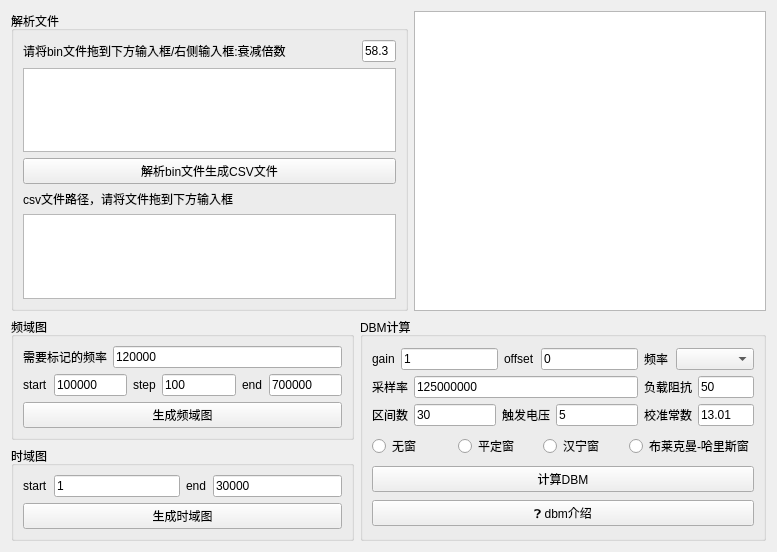
<?xml version="1.0" encoding="UTF-8"?>
<ui version="4.0">
 <class>ui_test</class>
 <widget class="QWidget" name="ui_test">
  <property name="geometry">
   <rect>
    <x>0</x>
    <y>0</y>
    <width>777</width>
    <height>552</height>
   </rect>
  </property>
  <property name="sizePolicy">
   <sizepolicy hsizetype="Maximum" vsizetype="Maximum">
    <horstretch>0</horstretch>
    <verstretch>0</verstretch>
   </sizepolicy>
  </property>
  <property name="minimumSize">
   <size>
    <width>0</width>
    <height>0</height>
   </size>
  </property>
  <property name="windowTitle">
   <string>Version:1_by:zjx</string>
  </property>
  <layout class="QHBoxLayout" name="horizontalLayout_24">
   <item>
    <layout class="QVBoxLayout" name="verticalLayout" stretch="0,0">
     <item>
      <layout class="QHBoxLayout" name="horizontalLayout_5">
       <item>
        <widget class="QGroupBox" name="groupBox">
         <property name="title">
          <string>解析文件</string>
         </property>
         <layout class="QVBoxLayout" name="verticalLayout_12">
          <item>

           <layout class="QVBoxLayout" name="verticalLayout_11">
            <item>
                <layout class="QHBoxLayout" name="horizontalLayout_0613" stretch="10,1">
                    <property name="spacing">
                     <number>2</number>
                    </property>
                    <item>
                     <widget class="QLabel" name="label">
                      <property name="text">
                       <string>请将bin文件拖到下方输入框/右侧输入框:衰减倍数</string>
                      </property>
                     </widget>
                    </item>
                  <item>
                   <widget class="QLineEdit" name="lineEdit_DBM_gain">
                    <property name="text">
                     <string>58.3</string>
                    </property>
                   </widget>
                  </item>
                </layout>
            </item>
            <item>
             <widget class="QTextEdit" name="textEdit_binPath"/>
            </item>
            <item>
             <widget class="QPushButton" name="pushButton_bin">
              <property name="text">
               <string>解析bin文件生成CSV文件</string>
              </property>
             </widget>
            </item>
            <item>
             <widget class="QLabel" name="label_csv">
              <property name="text">
               <string>csv文件路径，请将文件拖到下方输入框</string>
              </property>
             </widget>
            </item>
            <item>
             <widget class="QTextEdit" name="textEdit_csvPath"/>
            </item>
           </layout>

          </item>
         </layout>
        </widget>
       </item>
       <item>
        <widget class="QTextBrowser" name="textBrowser"/>
       </item>
      </layout>
     </item>
     <item>
      <layout class="QVBoxLayout" name="verticalLayout_19" stretch="3">
       <item>
        <layout class="QHBoxLayout" name="horizontalLayout_22">
         <item>
          <layout class="QVBoxLayout" name="verticalLayout_13">
           <item>
            <widget class="QGroupBox" name="groupBox_4">
             <property name="title">
              <string>频域图</string>
             </property>
             <layout class="QVBoxLayout" name="verticalLayout_18">
              <item>
               <layout class="QHBoxLayout" name="horizontalLayout_10">
                <item>
                 <layout class="QVBoxLayout" name="verticalLayout_8">
                  <item>

                   <layout class="QHBoxLayout" name="horizontalLayout_17">
                    <item>
                     <widget class="QLabel" name="label_12">
                      <property name="text">
                       <string>需要标记的频率</string>
                      </property>
                     </widget>
                    </item>
                    <item>
                     <widget class="QLineEdit" name="lineEdit_flag_frep">
                      <property name="text">
                       <string>120000</string>
                      </property>
                     </widget>
                    </item>
                   </layout>

                  </item>
                  <item>
                   <layout class="QHBoxLayout" name="horizontalLayout_15">
                    <item>
                     <layout class="QHBoxLayout" name="horizontalLayout_11">
                      <item>
                       <widget class="QLabel" name="label_6">
                        <property name="text">
                         <string>start</string>
                        </property>
                       </widget>
                      </item>
                      <item>
                       <widget class="QLineEdit" name="lineEdit_start_frep">
                        <property name="text">
                         <string>100000</string>
                        </property>
                       </widget>
                      </item>
                     </layout>
                    </item>
                    <item>
                     <layout class="QHBoxLayout" name="horizontalLayout_13">
                      <item>
                       <widget class="QLabel" name="label_8">
                        <property name="text">
                         <string>step</string>
                        </property>
                       </widget>
                      </item>
                      <item>
                       <widget class="QLineEdit" name="lineEdit_step_frep">
                        <property name="text">
                         <string>100</string>
                        </property>
                       </widget>
                      </item>
                     </layout>
                    </item>
                    <item>
                     <layout class="QHBoxLayout" name="horizontalLayout_14">
                      <item>
                       <widget class="QLabel" name="label_7">
                        <property name="text">
                         <string>end</string>
                        </property>
                       </widget>
                      </item>
                      <item>
                       <widget class="QLineEdit" name="lineEdit_end_frep">
                        <property name="text">
                         <string>700000</string>
                        </property>
                       </widget>
                      </item>
                     </layout>
                    </item>
                   </layout>
                  </item>
                  <item>
                   <widget class="QPushButton" name="pushButton_frep">
                    <property name="text">
                     <string>生成频域图</string>
                    </property>
                   </widget>
                  </item>
                 </layout>
                </item>
               </layout>
              </item>
             </layout>
            </widget>
           </item>
           <item>
            <widget class="QGroupBox" name="groupBox_2">
             <property name="title">
              <string>时域图</string>
             </property>
             <layout class="QVBoxLayout" name="verticalLayout_14">
              <item>
               <layout class="QVBoxLayout" name="verticalLayout_7">
                <item>
                 <layout class="QHBoxLayout" name="horizontalLayout_9">
                  <item>
                   <layout class="QHBoxLayout" name="horizontalLayout_8">
                    <item>
                     <widget class="QLabel" name="label_3">
                      <property name="text">
                       <string>start</string>
                      </property>
                     </widget>
                    </item>
                    <item>
                     <widget class="QLineEdit" name="lineEdit_start">
                      <property name="text">
                       <string>1</string>
                      </property>
                     </widget>
                    </item>
                   </layout>
                  </item>
                  <item>
                   <layout class="QHBoxLayout" name="horizontalLayout_6">
                    <item>
                     <widget class="QLabel" name="label_4">
                      <property name="text">
                       <string>end</string>
                      </property>
                     </widget>
                    </item>
                    <item>
                     <widget class="QLineEdit" name="lineEdit_end">
                      <property name="text">
                       <string>30000</string>
                      </property>
                     </widget>
                    </item>
                   </layout>
                  </item>
                 </layout>
                </item>
                <item>
                 <widget class="QPushButton" name="pushButton_time">
                  <property name="text">
                   <string>生成时域图</string>
                  </property>
                 </widget>
                </item>
               </layout>
              </item>
             </layout>
            </widget>
           </item>
          </layout>
         </item>
         <item>
          <widget class="QGroupBox" name="groupBox_3">
           <property name="title">
            <string>DBM计算</string>
           </property>
           <layout class="QVBoxLayout" name="verticalLayout_3">
            <item>
             <layout class="QHBoxLayout" name="horizontalLayout_21">
              <item>
               <layout class="QVBoxLayout" name="verticalLayout_16">
                <item>
                 <layout class="QHBoxLayout" name="horizontalLayout_3">
                  <item>
                   <widget class="QLabel" name="label_frep_gain1">
                    <property name="text">
                     <string>gain</string>
                    </property>
                   </widget>
                  </item>
                  <item>
                   <widget class="QLineEdit" name="lineEdit_gain1">
                    <property name="text">
                     <string>1</string>
                    </property>
                   </widget>
                  </item>
                  <item>
                   <widget class="QLabel" name="label_offset">
                    <property name="text">
                     <string>offset</string>
                    </property>
                   </widget>
                  </item>
                  <item>
                   <widget class="QLineEdit" name="lineEdit_offset">
                    <property name="text">
                     <string>0</string>
                    </property>
                   </widget>
                  </item>
                 </layout>
                </item>
                <item>
                 <layout class="QVBoxLayout" name="verticalLayout_10">
                  <item>
                   <layout class="QHBoxLayout" name="horizontalLayout_2">
                    <item>
                     <widget class="QLabel" name="label_9">
                      <property name="text">
                       <string>采样率</string>
                      </property>
                     </widget>
                    </item>
                    <item>
                     <widget class="QLineEdit" name="lineEdit_sample_rate">
                      <property name="text">
                       <string>125000000</string>
                      </property>
                     </widget>
                    </item>
                   </layout>
                  </item>
                  <item>
                   <layout class="QHBoxLayout" name="horizontalLayout_16">
                    <item>
                     <layout class="QHBoxLayout" name="horizontalLayout_12">
                      <item>
                       <widget class="QLabel" name="label_11">
                        <property name="text">
                         <string>区间数</string>
                        </property>
                       </widget>
                      </item>
                      <item>
                       <widget class="QLineEdit" name="lineEdit_intervalCount">
                        <property name="text">
                         <string>30</string>
                        </property>
                       </widget>
                      </item>
                     </layout>
                    </item>
                    <item>
                     <layout class="QHBoxLayout" name="horizontalLayout_4">
                      <item>
                       <widget class="QLabel" name="label_10">
                        <property name="text">
                         <string>触发电压</string>
                        </property>
                       </widget>
                      </item>
                      <item>
                       <widget class="QLineEdit" name="lineEdit_referVolt">
                        <property name="text">
                         <string>5</string>
                        </property>
                       </widget>
                      </item>
                     </layout>
                    </item>
                   </layout>
                  </item>
                 </layout>
                </item>
               </layout>
              </item>
              <item>
               <layout class="QVBoxLayout" name="verticalLayout_15">
                <item>
                 <layout class="QHBoxLayout" name="horizontalLayout" stretch="1,3">
                  <item>
                   <widget class="QLabel" name="label_frep_1">
                    <property name="text">
                     <string>频率</string>
                    </property>
                   </widget>
                  </item>
                  <item>
                   <widget class="QComboBox" name="comboBox_frep_1"/>
                  </item>
                 </layout>
                </item>
                <item>
                 <layout class="QHBoxLayout" name="horizontalLayout_19">
                  <item>
                   <widget class="QLabel" name="label_2">
                    <property name="text">
                     <string>负载阻抗</string>
                    </property>
                   </widget>
                  </item>
                  <item>
                   <widget class="QLineEdit" name="lineEdit_impedance">
                    <property name="text">
                     <string>50</string>
                    </property>
                   </widget>
                  </item>
                 </layout>
                </item>
                <item>
                 <layout class="QHBoxLayout" name="horizontalLayout_20">
                  <item>
                   <widget class="QLabel" name="label_5">
                    <property name="text">
                     <string>校准常数</string>
                    </property>
                   </widget>
                  </item>
                  <item>
                   <widget class="QLineEdit" name="lineEdit_cal_constant">
                    <property name="text">
                     <string>13.01</string>
                    </property>
                   </widget>
                  </item>
                 </layout>
                </item>
               </layout>
              </item>
             </layout>
            </item>
            <item>
             <layout class="QHBoxLayout" name="horizontalLayout_18">
              <item>
               <widget class="QRadioButton" name="radioButton_window">
                <property name="text">
                 <string>无窗</string>
                </property>
               </widget>
              </item>
              <item>
               <widget class="QRadioButton" name="radioButton_flattop_window">
                <property name="text">
                 <string>平定窗</string>
                </property>
               </widget>
              </item>
              <item>
               <widget class="QRadioButton" name="radioButton_hanning_window">
                <property name="text">
                 <string>汉宁窗</string>
                </property>
               </widget>
              </item>
              <item>
               <widget class="QRadioButton" name="radioButton_blackman_harris_window">
                <property name="text">
                 <string>布莱克曼-哈里斯窗</string>
                </property>
               </widget>
              </item>
             </layout>
            </item>
            <item>
             <widget class="QPushButton" name="pushButton_csv">
              <property name="text">
               <string>计算DBM</string>
              </property>
             </widget>
            </item>
            <item>
             <widget class="QPushButton" name="pushButton_dbm_help">
              <property name="text">
               <string>❓ dbm介绍</string>
              </property>
             </widget>
            </item>
           </layout>
          </widget>
         </item>
        </layout>
       </item>
      </layout>
     </item>
    </layout>
   </item>
  </layout>
 </widget>
 <resources/>
 <connections/>
</ui>
